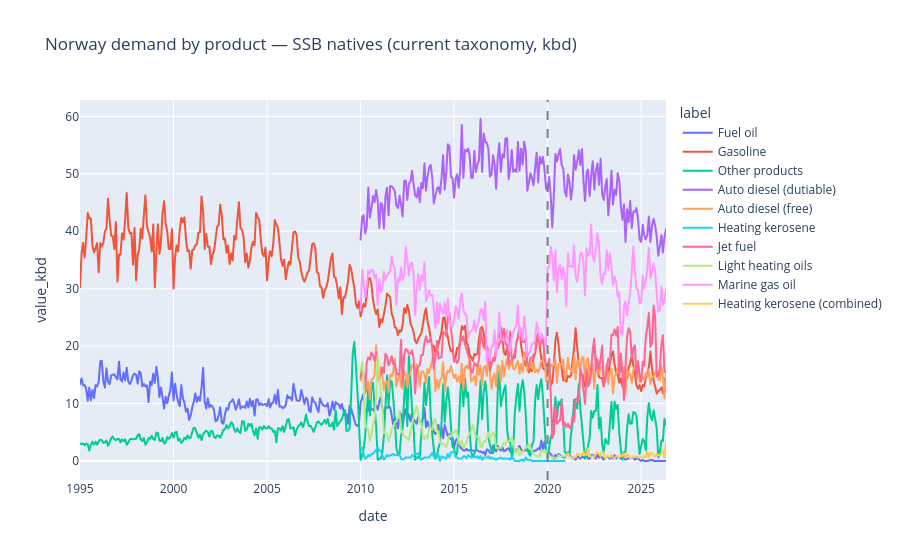

Notebook code for this chart:
### Markdown cell above
## 4. Native products — current taxonomy (kbd)

### Code cell
plot_df = demand[demand["product_native"].isin(CHART_PRODUCTS)].copy()
plot_df["label"] = plot_df["product_native"].map(DISPLAY_LABELS)
fig = px.line(
    plot_df,
    x="date",
    y="value_kbd",
    color="label",
    title="Norway demand by product — SSB natives (current taxonomy, kbd)",
)
fig.update_traces(connectgaps=False)
add_plotly_date_vline(fig, MONTHLY_REVISION_FROM, line_dash="dash", line_color="gray")
fig.show()

### Figure 1 — Plotly figure (JSON) as saved in the notebook; plotly's stock layout.template omitted (floating-point values rounded to 4 significant figures; data arrays with more than 128 entries replaced by an {"elided": "..."} marker saying what was removed)
{"data": [{"connectgaps": false, "hovertemplate": "label=Fuel oil<br>date=%{x}<br>value_kbd=%{y}<extra></extra>", "legendgroup": "Fuel oil", "line": {"color": "#636efa", "dash": "solid"}, "marker": {"symbol": "circle"}, "mode": "lines", "name": "Fuel oil", "showlegend": true, "type": "scattergl", "x": {"elided": "375 str values"}, "xaxis": "x", "y": {"elided": "375 float values"}, "yaxis": "y"}, {"connectgaps": false, "hovertemplate": "label=Gasoline<br>date=%{x}<br>value_kbd=%{y}<extra></extra>", "legendgroup": "Gasoline", "line": {"color": "#EF553B", "dash": "solid"}, "marker": {"symbol": "circle"}, "mode": "lines", "name": "Gasoline", "showlegend": true, "type": "scattergl", "x": {"elided": "377 str values"}, "xaxis": "x", "y": {"elided": "377 float values"}, "yaxis": "y"}, {"connectgaps": false, "hovertemplate": "label=Other products<br>date=%{x}<br>value_kbd=%{y}<extra></extra>", "legendgroup": "Other products", "line": {"color": "#00cc96", "dash": "solid"}, "marker": {"symbol": "circle"}, "mode": "lines", "name": "Other products", "showlegend": true, "type": "scattergl", "x": {"elided": "377 str values"}, "xaxis": "x", "y": {"elided": "377 float values"}, "yaxis": "y"}, {"connectgaps": false, "hovertemplate": "label=Auto diesel (dutiable)<br>date=%{x}<br>value_kbd=%{y}<extra></extra>", "legendgroup": "Auto diesel (dutiable)", "line": {"color": "#ab63fa", "dash": "solid"}, "marker": {"symbol": "circle"}, "mode": "lines", "name": "Auto diesel (dutiable)", "showlegend": true, "type": "scattergl", "x": {"elided": "197 str values"}, "xaxis": "x", "y": {"elided": "197 float values"}, "yaxis": "y"}, {"connectgaps": false, "hovertemplate": "label=Auto diesel (free)<br>date=%{x}<br>value_kbd=%{y}<extra></extra>", "legendgroup": "Auto diesel (free)", "line": {"color": "#FFA15A", "dash": "solid"}, "marker": {"symbol": "circle"}, "mode": "lines", "name": "Auto diesel (free)", "showlegend": true, "type": "scattergl", "x": {"elided": "197 str values"}, "xaxis": "x", "y": {"elided": "197 float values"}, "yaxis": "y"}, {"connectgaps": false, "hovertemplate": "label=Heating kerosene<br>date=%{x}<br>value_kbd=%{y}<extra></extra>", "legendgroup": "Heating kerosene", "line": {"color": "#19d3f3", "dash": "solid"}, "marker": {"symbol": "circle"}, "mode": "lines", "name": "Heating kerosene", "showlegend": true, "type": "scattergl", "x": {"elided": "132 str values"}, "xaxis": "x", "y": {"elided": "132 float values"}, "yaxis": "y"}, {"connectgaps": false, "hovertemplate": "label=Jet fuel<br>date=%{x}<br>value_kbd=%{y}<extra></extra>", "legendgroup": "Jet fuel", "line": {"color": "#FF6692", "dash": "solid"}, "marker": {"symbol": "circle"}, "mode": "lines", "name": "Jet fuel", "showlegend": true, "type": "scattergl", "x": {"elided": "197 str values"}, "xaxis": "x", "y": {"elided": "197 float values"}, "yaxis": "y"}, {"connectgaps": false, "hovertemplate": "label=Light heating oils<br>date=%{x}<br>value_kbd=%{y}<extra></extra>", "legendgroup": "Light heating oils", "line": {"color": "#B6E880", "dash": "solid"}, "marker": {"symbol": "circle"}, "mode": "lines", "name": "Light heating oils", "showlegend": true, "type": "scattergl", "x": {"elided": "145 str values"}, "xaxis": "x", "y": {"elided": "145 float values"}, "yaxis": "y"}, {"connectgaps": false, "hovertemplate": "label=Marine gas oil<br>date=%{x}<br>value_kbd=%{y}<extra></extra>", "legendgroup": "Marine gas oil", "line": {"color": "#FF97FF", "dash": "solid"}, "marker": {"symbol": "circle"}, "mode": "lines", "name": "Marine gas oil", "showlegend": true, "type": "scattergl", "x": {"elided": "197 str values"}, "xaxis": "x", "y": {"elided": "197 float values"}, "yaxis": "y"}, {"connectgaps": false, "hovertemplate": "label=Heating kerosene (combined)<br>date=%{x}<br>value_kbd=%{y}<extra></extra>", "legendgroup": "Heating kerosene (combined)", "line": {"color": "#FECB52", "dash": "solid"}, "marker": {"symbol": "circle"}, "mode": "lines", "name": "Heating kerosene (combined)", "showlegend": true, "type": "scattergl", "x": ["2021-01-01T00:00:00.000000000", "2021-02-01T00:00:00.000000000", "2021-03-01T00:00:00.000000000", "2021-04-01T00:00:00.000000000", "2021-05-01T00:00:00.000000000", "2021-06-01T00:00:00.000000000", "2021-07-01T00:00:00.000000000", "2021-08-01T00:00:00.000000000", "2021-09-01T00:00:00.000000000", "2021-10-01T00:00:00.000000000", "2021-11-01T00:00:00.000000000", "2021-12-01T00:00:00.000000000", "2022-01-01T00:00:00.000000000", "2022-02-01T00:00:00.000000000", "2022-03-01T00:00:00.000000000", "2022-04-01T00:00:00.000000000", "2022-05-01T00:00:00.000000000", "2022-06-01T00:00:00.000000000", "2022-07-01T00:00:00.000000000", "2022-08-01T00:00:00.000000000", "2022-09-01T00:00:00.000000000", "2022-10-01T00:00:00.000000000", "2022-11-01T00:00:00.000000000", "2022-12-01T00:00:00.000000000", "2023-01-01T00:00:00.000000000", "2023-02-01T00:00:00.000000000", "2023-03-01T00:00:00.000000000", "2023-04-01T00:00:00.000000000", "2023-05-01T00:00:00.000000000", "2023-06-01T00:00:00.000000000", "2023-07-01T00:00:00.000000000", "2023-08-01T00:00:00.000000000", "2023-09-01T00:00:00.000000000", "2023-10-01T00:00:00.000000000", "2023-11-01T00:00:00.000000000", "2023-12-01T00:00:00.000000000", "2024-01-01T00:00:00.000000000", "2024-02-01T00:00:00.000000000", "2024-03-01T00:00:00.000000000", "2024-04-01T00:00:00.000000000", "2024-05-01T00:00:00.000000000", "2024-06-01T00:00:00.000000000", "2024-07-01T00:00:00.000000000", "2024-08-01T00:00:00.000000000", "2024-09-01T00:00:00.000000000", "2024-10-01T00:00:00.000000000", "2024-11-01T00:00:00.000000000", "2024-12-01T00:00:00.000000000", "2025-01-01T00:00:00.000000000", "2025-02-01T00:00:00.000000000", "2025-03-01T00:00:00.000000000", "2025-04-01T00:00:00.000000000", "2025-05-01T00:00:00.000000000", "2025-06-01T00:00:00.000000000", "2025-07-01T00:00:00.000000000", "2025-08-01T00:00:00.000000000", "2025-09-01T00:00:00.000000000", "2025-10-01T00:00:00.000000000", "2025-11-01T00:00:00.000000000", "2025-12-01T00:00:00.000000000", "2026-01-01T00:00:00.000000000", "2026-02-01T00:00:00.000000000", "2026-03-01T00:00:00.000000000", "2026-04-01T00:00:00.000000000", "2026-05-01T00:00:00.000000000"], "xaxis": "x", "y": [1.014, 1.348, 0.8116, 0.629, 0.4058, 0.629, 0.6087, 1.217, 1.258, 0.8116, 1.048, 1.623, 1.014, 1.123, 2.232, 0.8386, 0.8116, 0.8386, 0.6087, 1.42, 1.468, 1.217, 0.8386, 1.623, 1.42, 0.4493, 0.8116, 0.8386, 0.6087, 1.048, 0.6087, 0.4058, 0.8386, 0.8116, 0.629, 1.014, 0.8116, 1.301, 0.6087, 1.258, 1.014, 0.4193, 0.6087, 0.8116, 0.629, 0.8116, 0.629, 0.6087, 0.8116, 0.6739, 0.8116, 0.629, 1.623, 0.629, 1.42, 1.217, 0.8386, 0.8116, 1.258, 1.014, 1.014, 1.348, 1.826, 0.629, 3.449], "yaxis": "y"}], "layout": {"legend": {"title": {"text": "label"}, "tracegroupgap": 0}, "shapes": [{"line": {"color": "gray", "dash": "dash"}, "type": "line", "x0": "2020-01-01T00:00:00", "x1": "2020-01-01T00:00:00", "y0": 0, "y1": 1, "yref": "paper"}], "title": {"text": "Norway demand by product — SSB natives (current taxonomy, kbd)"}, "xaxis": {"anchor": "y", "domain": [0, 1], "title": {"text": "date"}}, "yaxis": {"anchor": "x", "domain": [0, 1], "title": {"text": "value_kbd"}}}}
